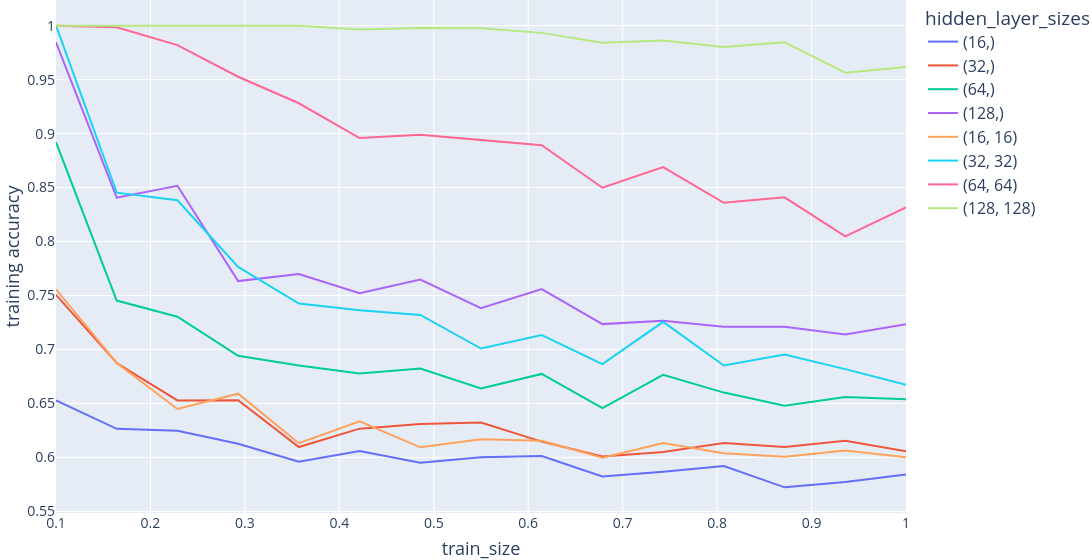
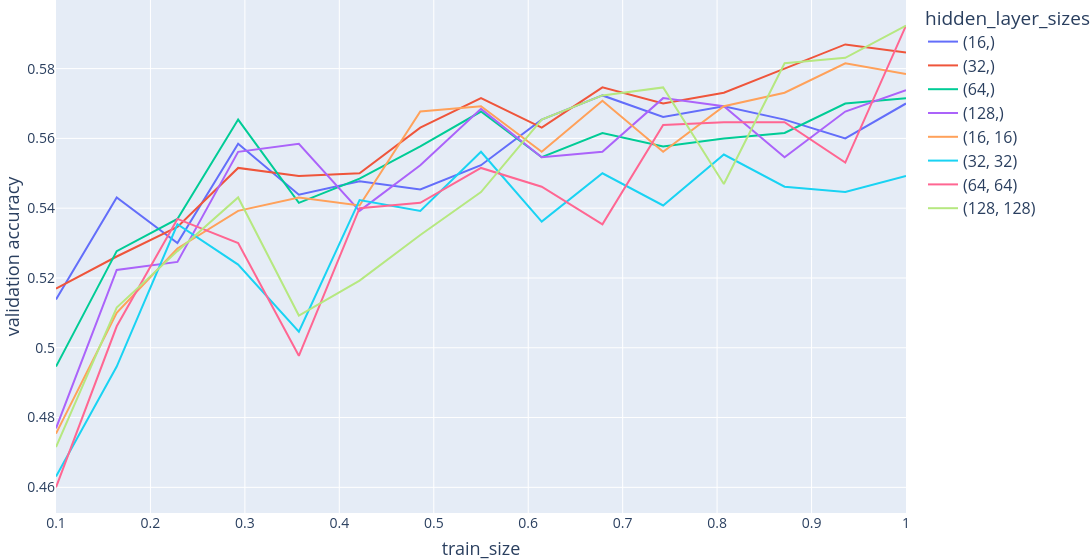

Write notebook code for charts like these, in order.
### Code cell
train_and_plot_learning_curves(
    [
        NN(hidden_layer_sizes=(16,)),
        NN(hidden_layer_sizes=(32,)),
        NN(hidden_layer_sizes=(64,)),
        NN(hidden_layer_sizes=(128,)),
        NN(hidden_layer_sizes=(16, 16)),
        NN(hidden_layer_sizes=(32, 32)),
        NN(hidden_layer_sizes=(64, 64)),
        NN(hidden_layer_sizes=(128, 128)),
    ],
    wine_X_tr,
    wine_y_tr,
    wine_X_val,
    wine_y_val,
    seed,
    "hidden_layer_sizes"
)

### Figure 1 — Plotly figure (JSON) as saved in the notebook; plotly's stock layout.template omitted (floating-point values rounded to 4 significant figures)
{"data": [{"hovertemplate": "hidden_layer_sizes=(16,)<br>train_size=%{x}<br>training accuracy=%{y}<extra></extra>", "legendgroup": "(16,)", "line": {"color": "#636efa", "dash": "solid"}, "marker": {"symbol": "circle"}, "mode": "lines", "name": "(16,)", "orientation": "v", "showlegend": true, "type": "scatter", "x": [0.1, 0.1643, 0.2286, 0.2929, 0.3571, 0.4214, 0.4857, 0.55, 0.6143, 0.6786, 0.7429, 0.8071, 0.8714, 0.9357, 1.0], "xaxis": "x", "y": [0.653, 0.6266, 0.6247, 0.6126, 0.596, 0.606, 0.5951, 0.6001, 0.6013, 0.5825, 0.5867, 0.5921, 0.5723, 0.5773, 0.5843], "yaxis": "y"}, {"hovertemplate": "hidden_layer_sizes=(32,)<br>train_size=%{x}<br>training accuracy=%{y}<extra></extra>", "legendgroup": "(32,)", "line": {"color": "#EF553B", "dash": "solid"}, "marker": {"symbol": "circle"}, "mode": "lines", "name": "(32,)", "orientation": "v", "showlegend": true, "type": "scatter", "x": [0.1, 0.1643, 0.2286, 0.2929, 0.3571, 0.4214, 0.4857, 0.55, 0.6143, 0.6786, 0.7429, 0.8071, 0.8714, 0.9357, 1.0], "xaxis": "x", "y": [0.7506, 0.6875, 0.6528, 0.6529, 0.6096, 0.6267, 0.6311, 0.6323, 0.6147, 0.601, 0.605, 0.6134, 0.6097, 0.6155, 0.6059], "yaxis": "y"}, {"hovertemplate": "hidden_layer_sizes=(64,)<br>train_size=%{x}<br>training accuracy=%{y}<extra></extra>", "legendgroup": "(64,)", "line": {"color": "#00cc96", "dash": "solid"}, "marker": {"symbol": "circle"}, "mode": "lines", "name": "(64,)", "orientation": "v", "showlegend": true, "type": "scatter", "x": [0.1, 0.1643, 0.2286, 0.2929, 0.3571, 0.4214, 0.4857, 0.55, 0.6143, 0.6786, 0.7429, 0.8071, 0.8714, 0.9357, 1.0], "xaxis": "x", "y": [0.892, 0.7453, 0.7303, 0.6941, 0.6851, 0.6778, 0.6823, 0.664, 0.6774, 0.6456, 0.6766, 0.6601, 0.648, 0.6561, 0.6538], "yaxis": "y"}, {"hovertemplate": "hidden_layer_sizes=(128,)<br>train_size=%{x}<br>training accuracy=%{y}<extra></extra>", "legendgroup": "(128,)", "line": {"color": "#ab63fa", "dash": "solid"}, "marker": {"symbol": "circle"}, "mode": "lines", "name": "(128,)", "orientation": "v", "showlegend": true, "type": "scatter", "x": [0.1, 0.1643, 0.2286, 0.2929, 0.3571, 0.4214, 0.4857, 0.55, 0.6143, 0.6786, 0.7429, 0.8071, 0.8714, 0.9357, 1.0], "xaxis": "x", "y": [0.9846, 0.8406, 0.8517, 0.7634, 0.7699, 0.7521, 0.7648, 0.7382, 0.756, 0.7235, 0.7267, 0.7211, 0.7211, 0.7139, 0.7234], "yaxis": "y"}, {"hovertemplate": "hidden_layer_sizes=(16, 16)<br>train_size=%{x}<br>training accuracy=%{y}<extra></extra>", "legendgroup": "(16, 16)", "line": {"color": "#FFA15A", "dash": "solid"}, "marker": {"symbol": "circle"}, "mode": "lines", "name": "(16, 16)", "orientation": "v", "showlegend": true, "type": "scatter", "x": [0.1, 0.1643, 0.2286, 0.2929, 0.3571, 0.4214, 0.4857, 0.55, 0.6143, 0.6786, 0.7429, 0.8071, 0.8714, 0.9357, 1.0], "xaxis": "x", "y": [0.7558, 0.6875, 0.6449, 0.6591, 0.6132, 0.6334, 0.6094, 0.6169, 0.6155, 0.5998, 0.6133, 0.6038, 0.6006, 0.6064, 0.6002], "yaxis": "y"}, {"hovertemplate": "hidden_layer_sizes=(32, 32)<br>train_size=%{x}<br>training accuracy=%{y}<extra></extra>", "legendgroup": "(32, 32)", "line": {"color": "#19d3f3", "dash": "solid"}, "marker": {"symbol": "circle"}, "mode": "lines", "name": "(32, 32)", "orientation": "v", "showlegend": true, "type": "scatter", "x": [0.1, 0.1643, 0.2286, 0.2929, 0.3571, 0.4214, 0.4857, 0.55, 0.6143, 0.6786, 0.7429, 0.8071, 0.8714, 0.9357, 1.0], "xaxis": "x", "y": [1.0, 0.8453, 0.8382, 0.7765, 0.7426, 0.7363, 0.732, 0.7009, 0.7133, 0.6865, 0.7256, 0.6852, 0.6954, 0.6818, 0.6674], "yaxis": "y"}, {"hovertemplate": "hidden_layer_sizes=(64, 64)<br>train_size=%{x}<br>training accuracy=%{y}<extra></extra>", "legendgroup": "(64, 64)", "line": {"color": "#FF6692", "dash": "solid"}, "marker": {"symbol": "circle"}, "mode": "lines", "name": "(64, 64)", "orientation": "v", "showlegend": true, "type": "scatter", "x": [0.1, 0.1643, 0.2286, 0.2929, 0.3571, 0.4214, 0.4857, 0.55, 0.6143, 0.6786, 0.7429, 0.8071, 0.8714, 0.9357, 1.0], "xaxis": "x", "y": [1.0, 0.9984, 0.982, 0.9527, 0.9281, 0.8959, 0.899, 0.8941, 0.8893, 0.8498, 0.869, 0.8359, 0.8409, 0.8047, 0.8317], "yaxis": "y"}, {"hovertemplate": "hidden_layer_sizes=(128, 128)<br>train_size=%{x}<br>training accuracy=%{y}<extra></extra>", "legendgroup": "(128, 128)", "line": {"color": "#B6E880", "dash": "solid"}, "marker": {"symbol": "circle"}, "mode": "lines", "name": "(128, 128)", "orientation": "v", "showlegend": true, "type": "scatter", "x": [0.1, 0.1643, 0.2286, 0.2929, 0.3571, 0.4214, 0.4857, 0.55, 0.6143, 0.6786, 0.7429, 0.8071, 0.8714, 0.9357, 1.0], "xaxis": "x", "y": [1.0, 1.0, 1.0, 1.0, 1.0, 0.9963, 0.9979, 0.9977, 0.9933, 0.9841, 0.9862, 0.9803, 0.9847, 0.9564, 0.9618], "yaxis": "y"}], "layout": {"font": {"size": 18}, "legend": {"font": {"size": 16}, "title": {"text": "hidden_layer_sizes"}, "tracegroupgap": 0}, "margin": {"b": 0, "l": 0, "r": 0, "t": 0}, "width": 1200, "xaxis": {"anchor": "y", "domain": [0, 1], "tickfont": {"size": 14}, "title": {"font": {"size": 18}, "text": "train_size"}}, "yaxis": {"anchor": "x", "domain": [0, 1], "tickfont": {"size": 14}, "title": {"font": {"size": 18}, "text": "training accuracy"}}}}

### Figure 2 — Plotly figure (JSON) as saved in the notebook; plotly's stock layout.template omitted (floating-point values rounded to 4 significant figures)
{"data": [{"hovertemplate": "hidden_layer_sizes=(16,)<br>train_size=%{x}<br>validation accuracy=%{y}<extra></extra>", "legendgroup": "(16,)", "line": {"color": "#636efa", "dash": "solid"}, "marker": {"symbol": "circle"}, "mode": "lines", "name": "(16,)", "orientation": "v", "showlegend": true, "type": "scatter", "x": [0.1, 0.1643, 0.2286, 0.2929, 0.3571, 0.4214, 0.4857, 0.55, 0.6143, 0.6786, 0.7429, 0.8071, 0.8714, 0.9357, 1.0], "xaxis": "x", "y": [0.5138, 0.5431, 0.53, 0.5585, 0.5438, 0.5477, 0.5454, 0.5523, 0.5654, 0.5723, 0.5662, 0.5692, 0.5654, 0.56, 0.57], "yaxis": "y"}, {"hovertemplate": "hidden_layer_sizes=(32,)<br>train_size=%{x}<br>validation accuracy=%{y}<extra></extra>", "legendgroup": "(32,)", "line": {"color": "#EF553B", "dash": "solid"}, "marker": {"symbol": "circle"}, "mode": "lines", "name": "(32,)", "orientation": "v", "showlegend": true, "type": "scatter", "x": [0.1, 0.1643, 0.2286, 0.2929, 0.3571, 0.4214, 0.4857, 0.55, 0.6143, 0.6786, 0.7429, 0.8071, 0.8714, 0.9357, 1.0], "xaxis": "x", "y": [0.5169, 0.5262, 0.5346, 0.5515, 0.5492, 0.55, 0.5631, 0.5715, 0.5631, 0.5746, 0.57, 0.5731, 0.58, 0.5869, 0.5846], "yaxis": "y"}, {"hovertemplate": "hidden_layer_sizes=(64,)<br>train_size=%{x}<br>validation accuracy=%{y}<extra></extra>", "legendgroup": "(64,)", "line": {"color": "#00cc96", "dash": "solid"}, "marker": {"symbol": "circle"}, "mode": "lines", "name": "(64,)", "orientation": "v", "showlegend": true, "type": "scatter", "x": [0.1, 0.1643, 0.2286, 0.2929, 0.3571, 0.4214, 0.4857, 0.55, 0.6143, 0.6786, 0.7429, 0.8071, 0.8714, 0.9357, 1.0], "xaxis": "x", "y": [0.4946, 0.5277, 0.5369, 0.5654, 0.5415, 0.5485, 0.5577, 0.5677, 0.5546, 0.5615, 0.5577, 0.56, 0.5615, 0.57, 0.5715], "yaxis": "y"}, {"hovertemplate": "hidden_layer_sizes=(128,)<br>train_size=%{x}<br>validation accuracy=%{y}<extra></extra>", "legendgroup": "(128,)", "line": {"color": "#ab63fa", "dash": "solid"}, "marker": {"symbol": "circle"}, "mode": "lines", "name": "(128,)", "orientation": "v", "showlegend": true, "type": "scatter", "x": [0.1, 0.1643, 0.2286, 0.2929, 0.3571, 0.4214, 0.4857, 0.55, 0.6143, 0.6786, 0.7429, 0.8071, 0.8714, 0.9357, 1.0], "xaxis": "x", "y": [0.4769, 0.5223, 0.5246, 0.5562, 0.5585, 0.5392, 0.5523, 0.5685, 0.5546, 0.5562, 0.5715, 0.5692, 0.5546, 0.5677, 0.5738], "yaxis": "y"}, {"hovertemplate": "hidden_layer_sizes=(16, 16)<br>train_size=%{x}<br>validation accuracy=%{y}<extra></extra>", "legendgroup": "(16, 16)", "line": {"color": "#FFA15A", "dash": "solid"}, "marker": {"symbol": "circle"}, "mode": "lines", "name": "(16, 16)", "orientation": "v", "showlegend": true, "type": "scatter", "x": [0.1, 0.1643, 0.2286, 0.2929, 0.3571, 0.4214, 0.4857, 0.55, 0.6143, 0.6786, 0.7429, 0.8071, 0.8714, 0.9357, 1.0], "xaxis": "x", "y": [0.4754, 0.51, 0.5285, 0.5392, 0.5431, 0.5408, 0.5677, 0.5692, 0.5562, 0.5708, 0.5562, 0.5692, 0.5731, 0.5815, 0.5785], "yaxis": "y"}, {"hovertemplate": "hidden_layer_sizes=(32, 32)<br>train_size=%{x}<br>validation accuracy=%{y}<extra></extra>", "legendgroup": "(32, 32)", "line": {"color": "#19d3f3", "dash": "solid"}, "marker": {"symbol": "circle"}, "mode": "lines", "name": "(32, 32)", "orientation": "v", "showlegend": true, "type": "scatter", "x": [0.1, 0.1643, 0.2286, 0.2929, 0.3571, 0.4214, 0.4857, 0.55, 0.6143, 0.6786, 0.7429, 0.8071, 0.8714, 0.9357, 1.0], "xaxis": "x", "y": [0.4631, 0.4946, 0.5354, 0.5238, 0.5046, 0.5423, 0.5392, 0.5562, 0.5362, 0.55, 0.5408, 0.5554, 0.5462, 0.5446, 0.5492], "yaxis": "y"}, {"hovertemplate": "hidden_layer_sizes=(64, 64)<br>train_size=%{x}<br>validation accuracy=%{y}<extra></extra>", "legendgroup": "(64, 64)", "line": {"color": "#FF6692", "dash": "solid"}, "marker": {"symbol": "circle"}, "mode": "lines", "name": "(64, 64)", "orientation": "v", "showlegend": true, "type": "scatter", "x": [0.1, 0.1643, 0.2286, 0.2929, 0.3571, 0.4214, 0.4857, 0.55, 0.6143, 0.6786, 0.7429, 0.8071, 0.8714, 0.9357, 1.0], "xaxis": "x", "y": [0.46, 0.5062, 0.5369, 0.53, 0.4977, 0.54, 0.5415, 0.5515, 0.5462, 0.5354, 0.5638, 0.5646, 0.5646, 0.5531, 0.5923], "yaxis": "y"}, {"hovertemplate": "hidden_layer_sizes=(128, 128)<br>train_size=%{x}<br>validation accuracy=%{y}<extra></extra>", "legendgroup": "(128, 128)", "line": {"color": "#B6E880", "dash": "solid"}, "marker": {"symbol": "circle"}, "mode": "lines", "name": "(128, 128)", "orientation": "v", "showlegend": true, "type": "scatter", "x": [0.1, 0.1643, 0.2286, 0.2929, 0.3571, 0.4214, 0.4857, 0.55, 0.6143, 0.6786, 0.7429, 0.8071, 0.8714, 0.9357, 1.0], "xaxis": "x", "y": [0.4715, 0.5115, 0.5277, 0.5431, 0.5092, 0.5192, 0.5323, 0.5446, 0.5654, 0.5723, 0.5746, 0.5469, 0.5815, 0.5831, 0.5923], "yaxis": "y"}], "layout": {"font": {"size": 18}, "legend": {"font": {"size": 16}, "title": {"text": "hidden_layer_sizes"}, "tracegroupgap": 0}, "margin": {"b": 0, "l": 0, "r": 0, "t": 0}, "width": 1200, "xaxis": {"anchor": "y", "domain": [0, 1], "tickfont": {"size": 14}, "title": {"font": {"size": 18}, "text": "train_size"}}, "yaxis": {"anchor": "x", "domain": [0, 1], "tickfont": {"size": 14}, "title": {"font": {"size": 18}, "text": "validation accuracy"}}}}
